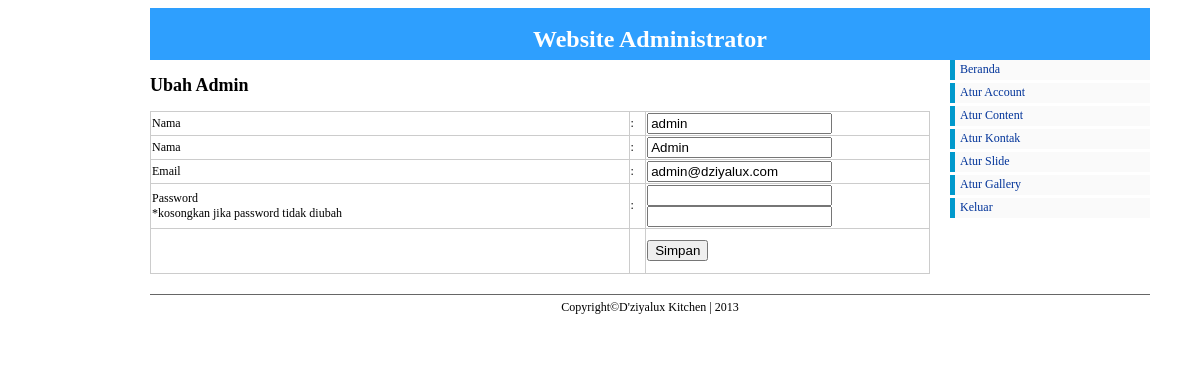
/admin/index.php?pg=admin/ubah_admin&id=1 (signed in), run on the app's committed database.
### tables this page shows
CREATE TABLE IF NOT EXISTS `account` (
  `ID_ACCOUNT` int(11) NOT NULL AUTO_INCREMENT,
  `USERNAME` varchar(50) NOT NULL,
  `NAMA` varchar(50) NOT NULL,
  `EMAIL` varchar(50) NOT NULL,
  `PASSWORD` varchar(50) NOT NULL,
  PRIMARY KEY (`ID_ACCOUNT`)
);

### admin/admin/ubah_admin.php (the view, shortened to what this page needs)
<h2>Ubah Admin</h2>
<form action="" method="post" enctype="multipart/form-data" name="form1">
	<table width="441" border="1" align="center">
	   <?php
	  $data = mysql_query("select * from account where ID_ACCOUNT = '$_GET[id]'");
	  $tampil = mysql_fetch_array($data);
	  ?>
		<tr>
			<td width="314">Nama</td>
			<td width="8">:</td>
			<td width="97">
				<input type="text" name="user" id="user" value="<?php echo $tampil['USERNAME'];?>">
				<input type="hidden" name="id" value="<?php echo $tampil['ID_ACCOUNT'];?>"><br/>
			</td>
		</tr>
		<tr>
			<td>Nama</td>
			<td>:</td>
			<td>
				<input type="text" name="nama" id="pass" value="<?php echo $tampil['NAMA'];?>" /><br/>
			</td>
		</tr>
		<tr>
			<td>Email</td>
			<td>:</td>
			<td>
				<input type="text" name="email" id="pass" value="<?php echo $tampil['EMAIL'];?>" /><br/>
			</td>
		</tr>
		<tr>
			<td>Password <br/>*kosongkan jika password tidak diubah</td>
			<td>:</td>
			<td>
				<input type="password" name="pass_baru" value="" />
				<input type="password" name="pass_baru2" value="" /><br/>
			</td>
		</tr>
		<tr>
		  <td height="42">&nbsp;</td>
		  <td>&nbsp;</td>
		  <td><input type="submit" name="button" class="klik" value="Simpan"></td>
		</tr>
	</table>
</form>

### css/admin.css (style rules this page uses)
body { font-size: 62.5%; font-family: "Trebuchet MS", "Arial", "Helvetica", "Verdana", "sans-serif"; }
table { font-size: 12px; width:780px; border:1px solid #CCC; border-collapse:collapse; }

### data on the page
account: user "admin", nama "Admin", email "admin@dziyalux.com"
